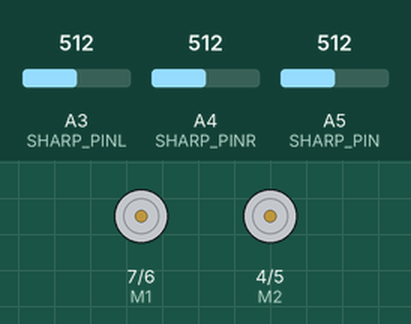
Simulated run of this sketch. Board: Arduino Uno, built with avr-gcc and run on an emulated ATmega328P. Shown: direction and speed pins drawn as motors (green arrow = direction pin HIGH = forward, orange = LOW = backward, longer = more drive). The test bench sets the inputs (shaded band); at power-on: A3 (SHARP_PINL) = 512, A4 (SHARP_PINR) = 512, A5 (SHARP_PIN) = 512. What the sketch prints to the serial monitor is not drawn.

Above: at 0.1 s.
At 3.1 s:
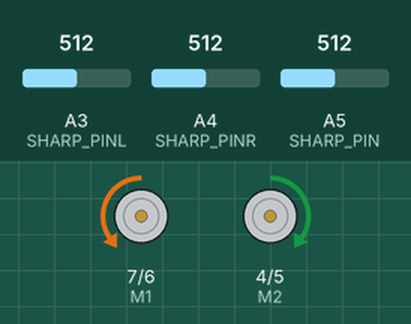
At 6.1 s:
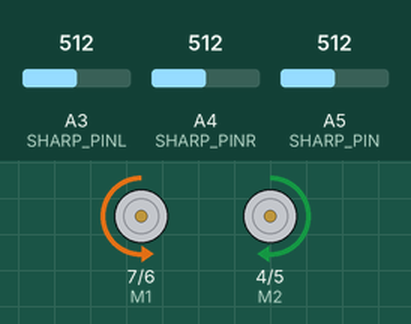
At 12.1 s:
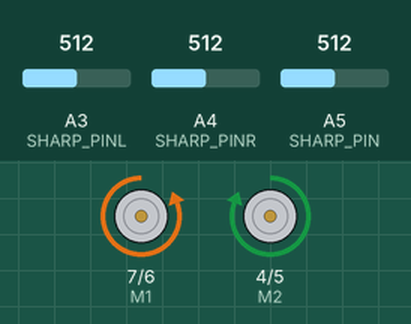
Timing chart, 0 to 13.6 s (numbered marks = the images above):
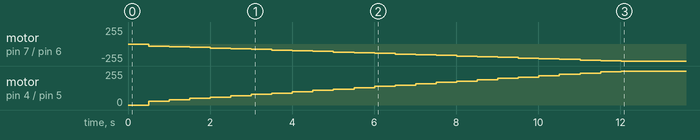

The sketch:

lab3-activity05-group14__4_.ino
```cpp
// (licence header left out)
#include <math.h>
// Arduino analog input pin to which the Sharp sensor is connected
const byte SHARP_PIN = A5;
const byte SHARP_PINL = A3;
const byte SHARP_PINR= A4;

// Variable to store the proximity measurement
int sharp_val = 0;
int sharp_valL = 0;
int sharp_valR = 0;
double distance = 0;
double distanceL = 0;
double distanceR= 0;

//movement pins
// Motor driver PWM pins
const byte E1 = 6;
const byte E2 = 5;

// Motor driver direction pins
const byte M1 = 7;
const byte M2 = 4;

// Left wheel encoder digital pins
const byte SIGNAL_AL = 8;
const byte SIGNAL_BL = 9;

// Right wheel encoder digital pins
const byte SIGNAL_AR = 10;
const byte SIGNAL_BR = 11;

/* USEFUL CONSTANTS */

// Encoder ticks per (motor) revolution (TPR)
const int TPR = 3000;

// Wheel radius [m]
const double RHO = 0.0625;

// Vehicle track [m]
const double ELL = 0.2775;

// Sampling interval for measurements in milliseconds
const int T = 100;

// Controller gains (use the same values for both wheels)
const double KP = 200.0; // Proportional gain
const double KI = 100.0; // Integral gain

/* VARIABLE DECLARATIONS */

// Motor PWM command variables [0-255]
short u_L = 0;
short u_R = 0;

// Counter to keep track of encoder ticks [integer]
volatile long encoder_ticks_L = 0;
volatile long encoder_ticks_R = 0;

// Variables to store estimated angular rate of left wheel [rad/s]
double omega_L = 0.0;
double omega_R = 0.0;

// Variables to store estimate wheel speeds [m/s]
double v_L = 0.0;
double v_R = 0.0;

// Variables to store vehicle speed and turning rate
double v = 0.0;     // [m/s]
double omega = 0.0; // [rad/s]

// Variables to store desired vehicle speed and turning rate
double v_d = 0.0;     // [m/s]
double omega_d = 0.0; // [rad/s]

// Variable to store desired wheel speeds [m/s]
double v_Ld = 0.0;
double v_Rd = 0.0;

// Counters for milliseconds during interval
long t_now = 0;
long t_last = 0;

// Variables to store errors for controller
double e_L = 0.0;
double e_R = 0.0;
double e_Lint = 0.0;
double e_Rint = 0.0;


// track constant
const double L = 0.2775;
/* HELPER FUNCTIONS */

// This function is called when SIGNAL_AL (left encoder) goes HIGH
void decodeEncoderTicks_L()
{
    if (digitalRead(SIGNAL_BL) == LOW)
    {
        // SIGNAL_A leads SIGNAL_B, so count one way
        encoder_ticks_L--;
    }
    else
    {
        // SIGNAL_B leads SIGNAL_A, so count the other way
        encoder_ticks_L++;
    }
}

// This function is called when SIGNAL_AR (right encoder) goes HIGH
void decodeEncoderTicks_R()
{
    if (digitalRead(SIGNAL_BR) == LOW)
    {
        // SIGNAL_A leads SIGNAL_B, so count one way
        encoder_ticks_R++;
    }
    else
    {
        // SIGNAL_B leads SIGNAL_A, so count the other way
        encoder_ticks_R--;
    }
}

// Compute the wheel rate from elapsed time and encoder ticks [rad/s]
double compute_wheel_rate(long encoder_ticks, double delta_t)
{
    double omega;
    omega = 2.0 * PI * ((double)encoder_ticks / (double)TPR) * 1000.0 / delta_t;
    return omega;
}

// Compute wheel speed [m/s]
double compute_wheel_speed(double omega_wheel)
{
    double v_wheel;
    v_wheel = omega_wheel * RHO;
    return v_wheel;
}

// Compute vehicle speed [m/s]
double compute_vehicle_speed(double v_L, double v_R)
{
  double v;
  v = 0.5 * (v_L + v_R);
  return v;
}

// Compute vehicle turning rate [rad/s]
double compute_vehicle_rate(double v_L, double v_R)
{
  double omega;
  omega = (1.0 / ELL) * (v_R - v_L);
  return omega;
}

// Compute v_L from v and omega
double compute_L_wheel_speed(double v, double omega)
{
  double v_Ld;
  v_Ld = ((v*2)-(ELL*omega))/2;
    return v_Ld;
}

// Compute v_R from v and omega
double compute_R_wheel_speed(double v, double omega)
{
  double v_Rd;
  v_Rd = ((2*v)+(ELL*omega))/2;
    return v_Rd;
}

// Wheel speed PI controller function
short PI_controller(double e_now, double e_int, double k_P, double k_I)
{
    short u;
    u = (short)(k_P * e_now + k_I * e_int);
    if (u > 255)
    {
        u = 255;
    }
    else if (u < -255)
    {
        u = -255;
    }
    return u;
}
//setup
void setup()
{
    // Open the serial port at 9600 bps
    Serial.begin(9600);
    // Set the pin modes for the motor driver
    pinMode(M1, OUTPUT);
    pinMode(M2, OUTPUT);

    // Set the pin modes for the encoders
    pinMode(SIGNAL_AL, INPUT);
    pinMode(SIGNAL_BL, INPUT);
    pinMode(SIGNAL_AR, INPUT);
    pinMode(SIGNAL_BR, INPUT);

    // Every time the pin goes high, this is a pulse
    attachInterrupt(digitalPinToInterrupt(SIGNAL_AL), decodeEncoderTicks_L,
                    RISING);
    attachInterrupt(digitalPinToInterrupt(SIGNAL_AR), decodeEncoderTicks_R,
                    RISING);

    // Print a message
    Serial.print("Program initialized.");
    Serial.print("\n");
}

void loop()
{
  //driving information

    // Read the sensor output (0-1023, or 10 bits)
    sharp_val = analogRead(SHARP_PIN);
    sharp_valL = analogRead(SHARP_PINL);
    sharp_valR = analogRead(SHARP_PINR);
    distance = (5500/sharp_val);
    distanceL = (5500/sharp_valL);
    distanceR = (5500/sharp_valR);
    // Print the value to the Serial Monitor
    //Serial.print(sharp_val);
    //Serial.println(distance);
    //Serial.println(distanceL);
    //Serial.println(distanceR);
    if(distance <= 22 ){
      //stop rover
    }
    // Get the elapsed time [ms]
    t_now = millis();

    if (t_now - t_last >= T)
    {

        // Set the desired vehicle speed and turning rate
        v_d = 0.1;     // [m/s]
        omega_d = 0.0; // [rad/s]

        // Estimate the rotational speed of each wheel [rad/s]
        omega_L = compute_wheel_rate(encoder_ticks_L, (double)(t_now - t_last));
        omega_R = compute_wheel_rate(encoder_ticks_R, (double)(t_now - t_last));

        // Compute the speed of each wheel [m/s]
        v_L = compute_wheel_speed(omega_L);
        v_R = compute_wheel_speed(omega_R);

        // Compute the speed of the vehicle [m/s]
        v = compute_vehicle_speed(v_L, v_R);

        // Compute the turning rate of the vehicle [rad/s]
        omega = compute_vehicle_rate(v_L, v_R);

        // Record the current time [ms]
        t_last = t_now;

        // Reset the encoder ticks counter
        encoder_ticks_L = 0;
        encoder_ticks_R = 0;

        // Compute the desired wheel speeds from v_d and omega_d
        v_Ld = compute_L_wheel_speed(v_d, omega_d);
        v_Rd = compute_R_wheel_speed(v_d, omega_d);

        // Compute errors
        e_L = v_Ld - v_L;
        e_R = v_Rd - v_R;

        // Integrate errors with anti-windup
        if (abs(u_L) < 255)
        {
            e_Lint += e_L;
        }
        if (abs(u_R) < 255)
        {
            e_Rint += e_R;
        }

        // Compute control signals using PI controller
        u_L = PI_controller(e_L, e_Lint, KP, KI);
        u_R = PI_controller(e_R, e_Rint, KP, KI);
      // Write to the output pins
        if (u_L < 0)
        {
            digitalWrite(M1, HIGH); // Drive backward (left wheels)
            analogWrite(E1, -u_L);  // Write left motors command
        }
        else
        {
            digitalWrite(M1, LOW); // Drive forward (left wheels)
            analogWrite(E1, u_L);  // Write left motors command
        }

        if (u_R < 0)
        {
            digitalWrite(M2, LOW); // Drive backward (right wheels)
            analogWrite(E2, -u_R); // Write right motors command
        }
        else
        {
            digitalWrite(M2, HIGH); // Drive forward (right wheels)
            analogWrite(E2, u_R);   // Write right motors command
        }
    }
    // Delay for a bit before reading the sensor again
    delay(500);
}
```

Measured:
- by itself, motor on pin 7 (M1) / pin 6 (E1): moves from stopped to backward 255/255 over 11.5 s
- by itself, motor on pin 4 (M2) / pin 5 (E2): moves from stopped to forward 255/255 over 11.5 s
